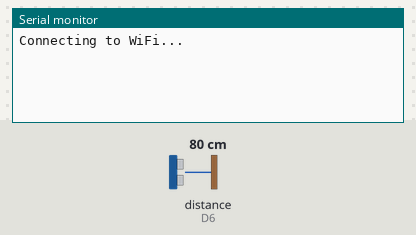
Bench run of a sketch on a simulated ESP8266 (NodeMCU). On the bench: the last lines printed to the serial monitor. Wiring (inferred from the names in the program): ultrasonic range finder: trigger D5; echo D6. The test bench sets the inputs (shaded band); at power-on: distance to the obstacle (sensor on D6) 80 cm. The echo pulse lasts 58.3 µs per cm; WiFi joins after 1.5 s; servers stay silent unless stated.

Above: at 3.0 s.
3.1 s: distance to the obstacle (sensor on D6) set to 2 cm
At 4.3 s:
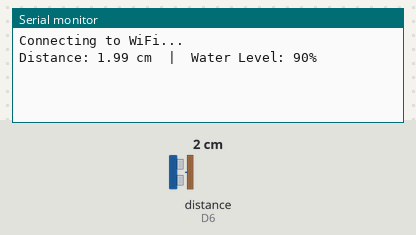
7.3 s: distance to the obstacle (sensor on D6) set to 4 cm
At 8.5 s:
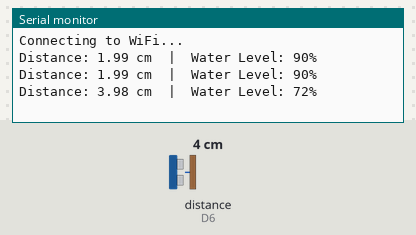

Measured:
- after the input at 3.1 s, the serial monitor: prints a new line after 0.70 s (image 1)
- after the input at 7.3 s, the serial monitor: prints a new line after 0.50 s (image 2)

The sketch:

water_code.ino
```cpp
#define BLYNK_TEMPLATE_ID "TMPL3zpm_7DtO"
#define BLYNK_TEMPLATE_NAME "Water Level Monitor"
#define BLYNK_AUTH_TOKEN "8QA-UhLL99quafLEL_jjXUtkVzwY5diy"


#include <ESP8266WiFi.h>
#include <BlynkSimpleEsp8266.h>

// WiFi credentials
char ssid[] = "realme8";      // 🔹 Replace with your WiFi or Hotspot name
char pass[] = "12341234";  // 🔹 Replace with your WiFi password

// Ultrasonic Sensor Pins
#define TRIG_PIN D5
#define ECHO_PIN D6

// Tank height (in cm) — distance from sensor to bottom when EMPTY
#define TANK_HEIGHT_CM 11.71

BlynkTimer timer;

void setup() {
  Serial.begin(9600);
  Serial.println("Connecting to WiFi...");

  // Connect to Blynk Cloud
  Blynk.begin(BLYNK_AUTH_TOKEN, ssid, pass);

  pinMode(TRIG_PIN, OUTPUT);
  pinMode(ECHO_PIN, INPUT);

  // Measure every 2 seconds
  timer.setInterval(2000L, measureWaterLevel);
}

void loop() {
  Blynk.run();
  timer.run();
}

void measureWaterLevel() {
  // Trigger ultrasonic pulse
  digitalWrite(TRIG_PIN, LOW);
  delayMicroseconds(2);
  digitalWrite(TRIG_PIN, HIGH);
  delayMicroseconds(10);
  digitalWrite(TRIG_PIN, LOW);

  // Read echo time
  long duration = pulseIn(ECHO_PIN, HIGH, 30000);
  float distance = duration * 0.034 / 2;  // Convert to cm

  // Constrain distance to tank height
  if (distance > TANK_HEIGHT_CM) distance = TANK_HEIGHT_CM;
  if (distance < 0) distance = 0;

  // Calculate percentage (100% = full, 0% = empty)
  int levelPercent = map(distance, TANK_HEIGHT_CM, 0, 0, 100);

  // Print readings to Serial Monitor
  Serial.print("Distance: ");
  Serial.print(distance);
  Serial.print(" cm  |  Water Level: ");
  Serial.print(levelPercent);
  Serial.println("%");

  // Send data to Blynk (V0)
  Blynk.virtualWrite(V0, levelPercent);
}
```
